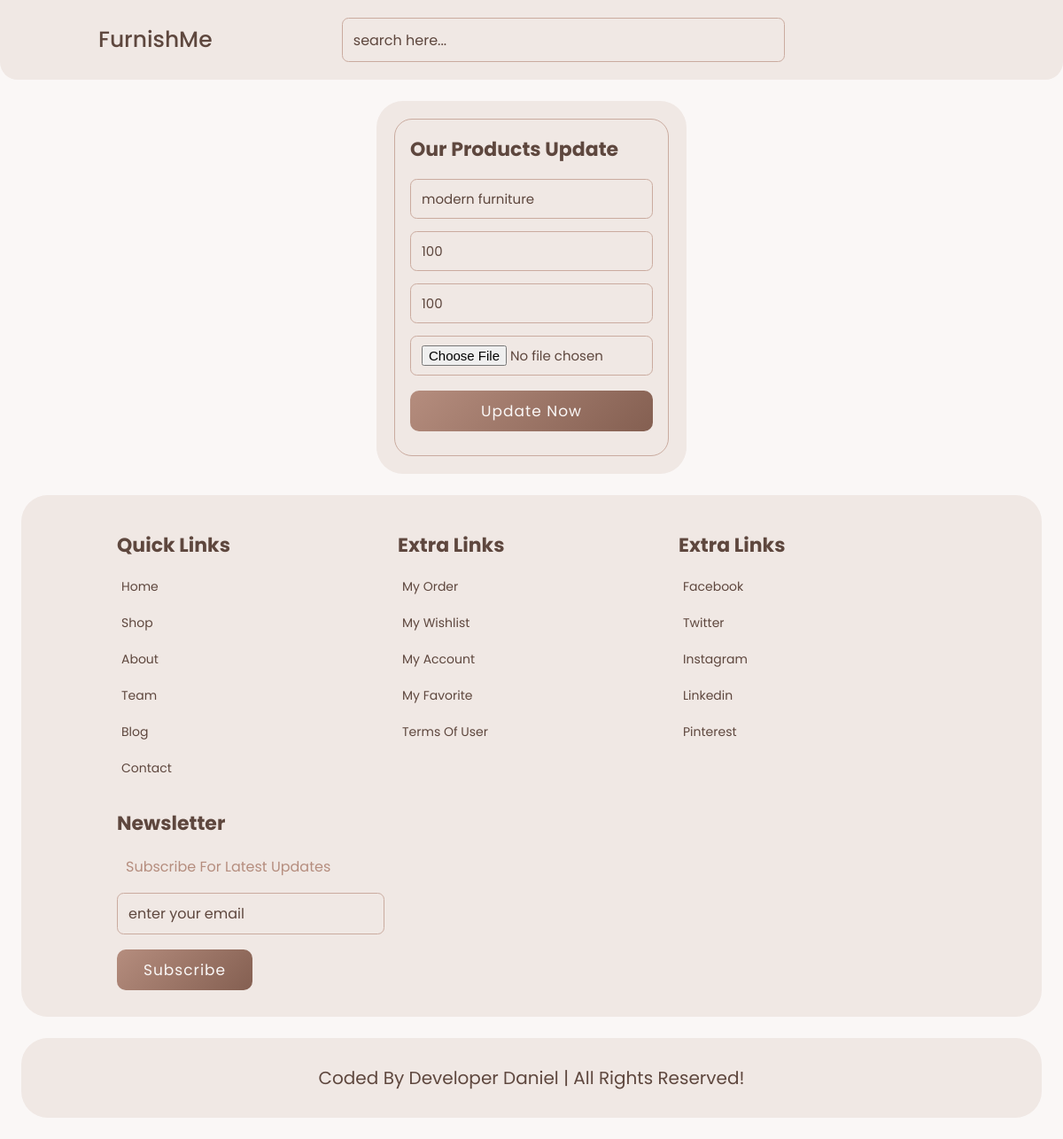
/products_update.php?id=17, run on the app's committed database.
### tables this page shows
CREATE TABLE `products` (
  `id` int(255) NOT NULL,
  `name` varchar(255) NOT NULL,
  `price` int(11) NOT NULL,
  `quantity` int(11) NOT NULL,
  `image` varchar(255) DEFAULT NULL
);

### products_update.php (the view, shortened to what this page needs)
<!DOCTYPE html>
<html lang="en">
<head>
  <?php include('css.php'); ?>
</head>
<body>
  <?php include('header.php'); ?>
  <?php
  include('connection.php');
  $id = $_GET['id'];
  $products_data = "SELECT * FROM products WHERE id=$id";
  $products_rawdata = $connection->query($products_data);
  $products_old_data = mysqli_fetch_array($products_rawdata);
  ?>
  <div class="register-form">
    <form method="POST" enctype="multipart/form-data">
      <h3>Our Products Update</h3>
      <input type="text" name="name" value="<?php echo $products_old_data['name'] ?>" class="box" id="products_name" required>
      <input type="number" name="price" value="<?php echo $products_old_data['price'] ?>" class="box" id="products_price" required>
      <input type="number" name="quantity" value="<?php echo $products_old_data['quantity'] ?>" class="box" id="products_quantity" required>
      <input type="file" name="image" class="box" id="products_image" required>
      <input type="submit" onclick="window.location.href='shop.php'" name="submit" value="Update Now" class="btn">
    </form>
  </div>
  <?php include('footer.php'); ?>
</body>
</html>

### css/style.css (style rules this page uses)
* { font-family: 'Poppins', sans-serif; margin: 0; padding: 0; box-sizing: border-box; outline: none; border: none; text-decoration: none; text-transform: capitalize; transition: .2s linear; }
body { background-color: #faf7f6; }
html { font-size: 62.5%; overflow-x: hidden; scroll-behavior: smooth; }
.btn { display: inline-block; margin-top: 1rem; padding: 1rem 3rem; font-size: 1.7rem; letter-spacing: 1px; background: linear-gradient(135deg, #b58d7e, #845f51); color: #faf7f6; cursor: pointer; border-radius: 1rem; }
.register-form { width: 35rem; background: #f0e8e4; padding: 2rem; margin: 2% auto; border-radius: 3rem; display: flex; align-items: center; justify-content: center; }
.register-form form { padding: 1.7rem; border: 0.1rem solid #caab9f; border-radius: 2rem; }
.register-form form h3 { font-size: 2.2rem; padding-bottom: 1rem; color: #5e473e; }
.register-form form .box { width: 100%; text-transform: none; font-size: 1.5rem; color: #5e473e; padding: 1rem 1.2rem; border: .1rem solid #caab9f; margin: .7rem 0; border-radius: .75rem; background: transparent; }
.register-form form .box::placeholder { color: #845f51; }
.register-form form .btn { width: 100%; margin: 1rem 0; text-align: center; }

### data on the page
products: name "modern furniture", price "100", quantity "100"
